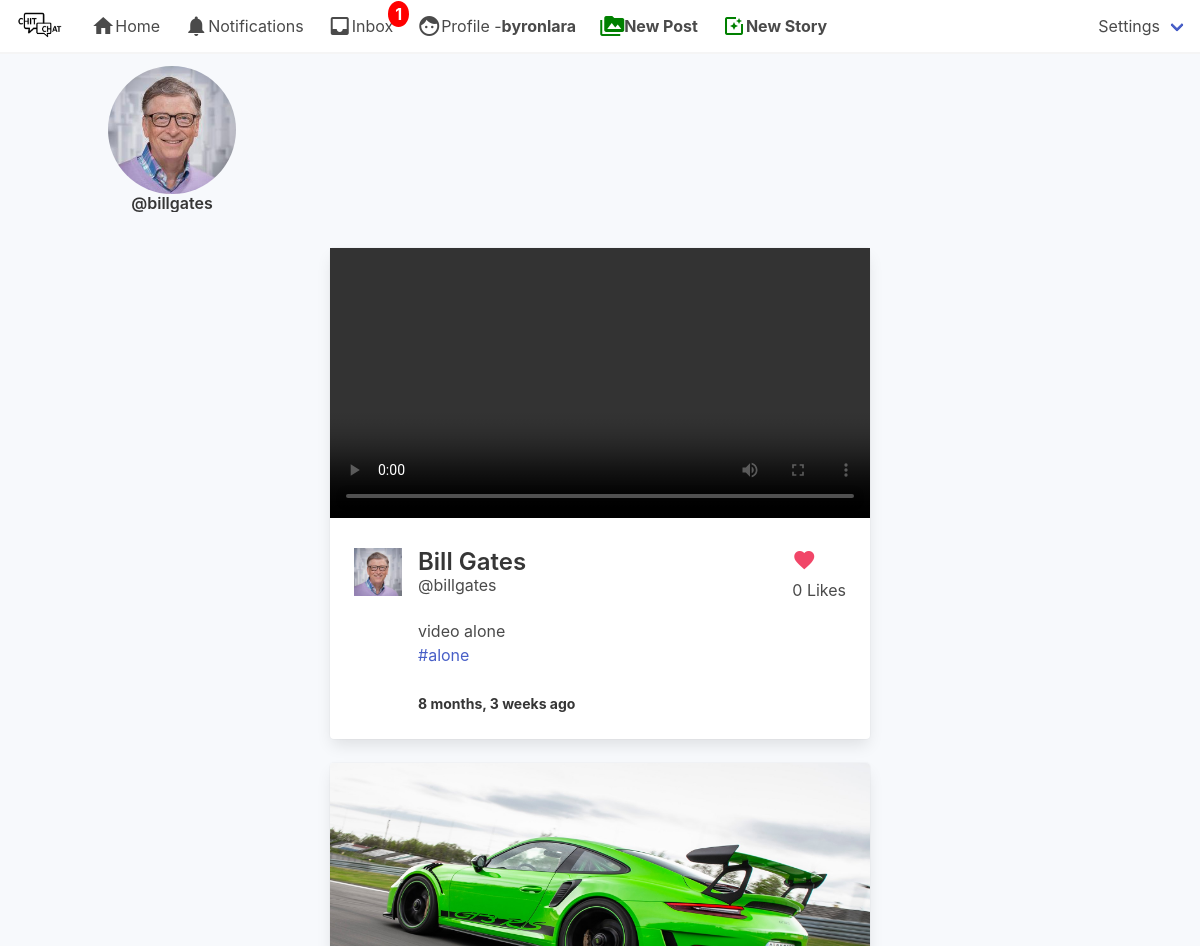
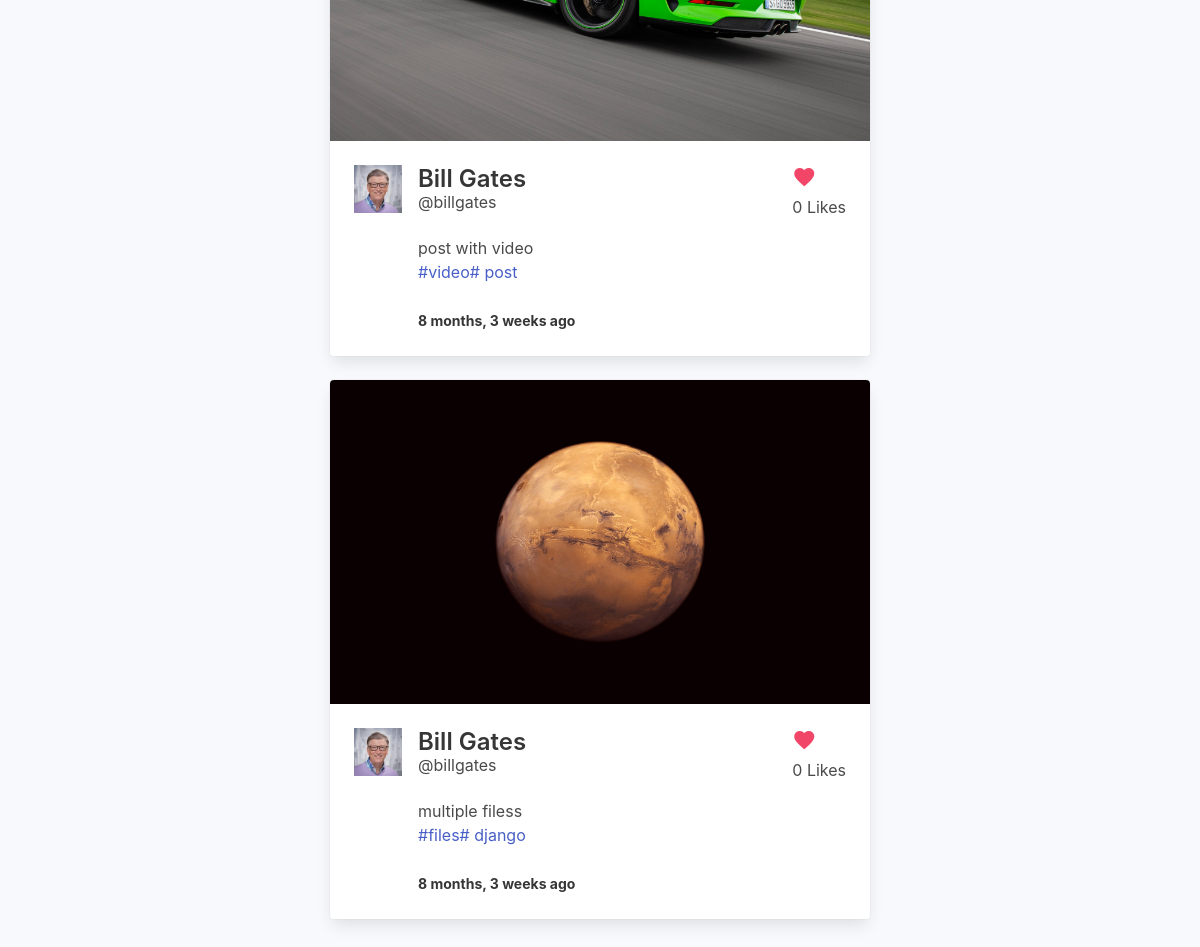
The app's page /post/ (signed in) with its own data (2 pictures, top to bottom).
### stories/models.py (models this page shows, shortened)
class StoryStream(models.Model):
	following = models.ForeignKey(User, on_delete=models.CASCADE, related_name='story_following')
	user = models.ForeignKey(User, on_delete=models.CASCADE)
	story = models.ManyToManyField(Story, related_name='storiess')
	date = models.DateTimeField(auto_now_add=True)

### authy/models.py (models this page shows, shortened)
class Profile(models.Model):
	user = models.OneToOneField(User, on_delete=models.CASCADE, related_name='profile')
	first_name = models.CharField(max_length=50, null=True, blank=True)
	last_name = models.CharField(max_length=50, null=True, blank=True)
	location = models.CharField(max_length=50, null=True, blank=True)
	url = models.CharField(max_length=80, null=True, blank=True)
	profile_info = models.TextField(max_length=150, null=True, blank=True)
	created = models.DateField(auto_now_add=True)
	favorites = models.ManyToManyField(Post)
	picture = models.ImageField(upload_to=user_directory_path, blank=True, null=True, verbose_name='Picture')

### post/models.py (models this page shows, shortened)
class Post(models.Model):
	id = models.UUIDField(primary_key=True, default=uuid.uuid4, editable=False)
	content =  models.ManyToManyField(PostFileContent, related_name='contents')
	caption = models.TextField(max_length=1500, verbose_name='Caption')
	posted = models.DateTimeField(auto_now_add=True)
	tags = models.ManyToManyField(Tag, related_name='tags')
	user = models.ForeignKey(User, on_delete=models.CASCADE)
	likes = models.IntegerField(default=0)
	def get_absolute_url(self):
		return reverse('postdetails', args=[str(self.id)])

class Tag(models.Model):
	title = models.CharField(max_length=75, verbose_name='Tag')
	slug = models.SlugField(null=False, unique=True)
	class Meta:
		verbose_name='Tag'
		verbose_name_plural = 'Tags'
	def get_absolute_url(self):
		return reverse('tags', args=[self.slug])
	def __str__(self):
		return self.title

class PostFileContent(models.Model):
	user = models.ForeignKey(User, on_delete=models.CASCADE, related_name='content_owner')
	file = models.FileField(upload_to=user_directory_path)

### post/views.py (the view)
# urls.py: path('', index, name='index'),
@login_required
def index(request):
	user = request.user
	posts = Stream.objects.filter(user=user)
	stories = StoryStream.objects.filter(user=user)
	group_ids = []
	for post in posts:
		group_ids.append(post.post_id)
	post_items = Post.objects.filter(id__in=group_ids).all().order_by('-posted')
	template = loader.get_template('index.html')
	context = {
		'post_items': post_items,
		'stories': stories,
	}
	return HttpResponse(template.render(context, request))

### direct/views.py (called while the page is built)
def checkDirects(request):
	directs_count = 0
	if request.user.is_authenticated:
		directs_count = Message.objects.filter(user=request.user, is_read=False).count()
	return {'directs_count':directs_count}

### notifications/views.py (called while the page is built)
def CountNotifications(request):
	count_notifications = 0
	if request.user.is_authenticated:
		count_notifications = Notification.objects.filter(user=request.user, is_seen=False).count()
	return {'count_notifications':count_notifications}

### instagram_clone/templates/index.html (shortened to what this page needs)
{% extends 'base.html' %}
{% load static %}
{% load humanize %}
{% block content %}
  <div style="overflow: hidden; padding-top:30px ;" class="columns">
{% for story in stories %}
  <div style="padding-right: 9px;">
    <a name="{{ story.id }}" class="showModal">
    <figure class="image is-128x128">
      <img class="is-rounded" src="{{ story.following.profile.picture.url }}">
    </figure>
    <div class="media-content has-text-centered">
      <p class="title is-6">@{{ story.following.username }}</p>
    </div>
    </a>
  </div>
{% endfor %}
  </div>
</div>
<br>
  <div class="columns is-mobile is-centered">
  <div class="column is-half">
{% for post_item in post_items %}
  <div class="card">
  <div class="card-image">
  {% if post_item.content.first.file.name|slice:"-3:" == 'jpg' or post_item.content.first.file.name|slice:"-3:" == 'png' %}
    <figure class="image is-5by3">
      <a href="{{ post_item.get_absolute_url }}">
        <img src="{{ post_item.content.first.file.url }}" alt="Placeholder image">
      </a>
    </figure>
  {% else %}
    <a href="{{ post_item.get_absolute_url }}">
      <video width="1080" controls="controls" preload="metadata">
        <source src="{{ post_item.content.first.file.url }}#t=0.5" type="video/mp4">
      </video>
    </a>
  {% endif %}
  </div>
  <div class="card-content">
    <div class="media">
      <div class="media-left">
        <figure class="image is-48x48">
          {% if post_item.user.profile.picture %}
            <img src="{{ post_item.user.profile.picture.url }}" alt="Placeholder image">
          {% else %}
            <img src="https://bulma.io/images/placeholders/96x96.png" alt="Placeholder image">
          {% endif %}
        </figure>
      </div>
      <div class="media-content">
        {% if post_item.user.profile.first_name %}
          <a href="{% url 'profile' post_item.user %}"><p class="title is-4">{{ post_item.user.profile.first_name }} {{ post_item.user.profile.last_name }}</p></a>
        {% else %}
          <a href="{% url 'profile' post_item.user %}"><p class="title is-4">Unknown</p></a>
        {% endif %}
        <p class="subtitle is-6">@{{ post_item.user.username }}</p>
      {{ post_item.caption }}
      <p>{% for tag in post_item.tags.all %}<a href="{{ tag.get_absolute_url }}">#{{ tag }}</a>{% endfor %}</p>
      <br>
      <strong><small>{{ post_item.posted | naturaltime }}</small></strong>
      </div>
    <div class="media-right">
      <a href="{% url 'postlike' post_item.id %}"><i class="material-icons has-text-danger">favorite</i></a>
      <p>{{ post_item.likes }} Likes</p>
    </div>
</div>
  </div>
</div>
<br>
{% endfor %}
</div>
</div>
{% endblock %}

### instagram_clone/templates/base.html (shortened to what this page needs)
{% load static %}
<!DOCTYPE html>
<html>
  <head>
    <link rel="stylesheet" href="{% static 'css/bulma.min.css' %}">
    <link rel="stylesheet" href="{% static 'css/style.css' %}">
  </head>
  <body style="background-color: #f7f9fc;">
  <nav class="navbar has-shadow is-fixed-top" role="navigation" aria-label="main navigation">
  <div class="navbar-brand">
    <a class="navbar-item" href="">
      <img src="{% static 'img/chit-chat.png' %}" height="256px">
    </a>
  </div>
  <div id="navbarBasicExample" class="navbar-menu">
    <div class="navbar-start">
      <a href="{% url 'index' %}" class="navbar-item">
        <i class="material-icons">home</i>
        Home
      </a>
      <a href="{% url 'show-notifications' %}" class="navbar-item">
        <i class="material-icons">notifications</i>
        Notifications
      </a>
      <a href="{% url 'inbox' %}" class="navbar-item">
        <i class="material-icons">inbox</i>
        Inbox
        {% if directs_count %}
        <span class="badge">{{ directs_count }}</span>
        {% endif %}
      </a>
      <a href="{% url 'profile' request.user %}" class="navbar-item">
        <i class="material-icons">face</i>
        Profile - <strong>{{ request.user }}</strong>
      </a>
        <a href="{% url 'newpost' %}" class="navbar-item">
          <i style="color: green;" class="material-icons">perm_media</i>
          <strong>New Post</strong>
        </a>
        <a href="{% url 'newstory' %}" class="navbar-item">
          <i style="color: green;" class="material-icons">photo_filter</i>
          <strong>New Story</strong>
        </a>
      </div>
    </div>
        <div class="navbar-end">
        <div class=" navbar-item has-dropdown is-hoverable">
        <a class="navbar-link">
          Settings
        </a>
  </div>
</nav>
  <section class="section">
    <div class="container">
      {% block content %}
      {% endblock %}
  </section>
  </body>
</html>

### instagram_clone/static/css/style.css (style rules this page uses)
.badge { position: absolute; top: 1px; right: -4px; padding: 1px 7px; border-radius: 50%; background: red; color: white; font-weight: bold; }
* { box-sizing:border-box }

### records on screen
StoryStream: following.profile.picture (picture), following.username "billgates"
Post: user.profile.picture (picture), user.profile.first_name "Bill", user.profile.last_name "Gates", user.username "billgates", caption "video alone", posted "8 months, 3 weeks ago", likes "0"
Tag: title "alone"
Post: content.first.file (picture), user.profile.picture (picture), user.profile.first_name "Bill", user.profile.last_name "Gates", user.username "billgates", caption "post with video", posted "8 months, 3 weeks ago", likes "0"
Tag: title "video"
Tag: title "post"
Post: content.first.file (picture), user.profile.picture (picture), user.profile.first_name "Bill", user.profile.last_name "Gates", user.username "billgates", caption "multiple filess", posted "8 months, 3 weeks ago", likes "0"
Tag: title "files"
Tag: title "django"

### other values on screen
{{ directs_count }} "1"
{{ request.user }} "byronlara"
